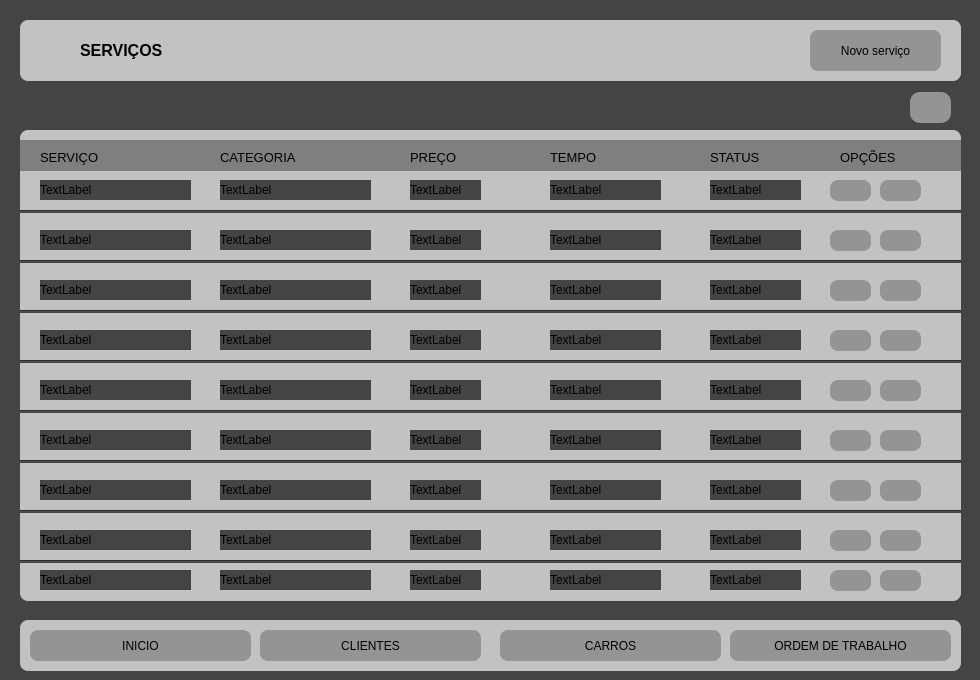
 <widget class="QDialog" name="Dialog">
  <property name="geometry">
   <rect>
    <x>0</x>
    <y>0</y>
    <width>980</width>
    <height>680</height>
   </rect>
  </property>
  <property name="windowTitle">
   <string>Dialog</string>
  </property>
  <property name="styleSheet">
   <string notr="true">background-color: rgb(68, 68, 68);</string>
  </property>
  <widget class="QLabel" name="label">
   <property name="geometry">
    <rect>
     <x>20</x>
     <y>20</y>
     <width>941</width>
     <height>61</height>
    </rect>
   </property>
   <property name="styleSheet">
    <string notr="true">border-radius: 8px;
background-color: rgb(194, 194, 194);
</string>
   </property>
   <property name="text">
    <string>&lt;html&gt;&lt;head/&gt;&lt;body&gt;&lt;p&gt;&lt;br/&gt;&lt;/p&gt;&lt;p&gt;&lt;br/&gt;&lt;/p&gt;&lt;/body&gt;&lt;/html&gt;</string>
   </property>
  </widget>
  <widget class="QLabel" name="label_2">
   <property name="geometry">
    <rect>
     <x>30</x>
     <y>30</y>
     <width>41</width>
     <height>41</height>
    </rect>
   </property>
   <property name="styleSheet">
    <string notr="true">background-color: rgb(194, 194, 194);
image: url(:/newPrefix/servico-tecnico.png);</string>
   </property>
   <property name="text">
    <string/>
   </property>
  </widget>
  <widget class="QLabel" name="label_3">
   <property name="geometry">
    <rect>
     <x>80</x>
     <y>30</y>
     <width>161</width>
     <height>41</height>
    </rect>
   </property>
   <property name="styleSheet">
    <string notr="true">background-color: rgb(194, 194, 194);
</string>
   </property>
   <property name="text">
    <string>&lt;html&gt;&lt;head/&gt;&lt;body&gt;&lt;p&gt;&lt;span style=&quot; font-size:12pt; font-weight:600;&quot;&gt;SERVIÇOS&lt;/span&gt;&lt;/p&gt;&lt;/body&gt;&lt;/html&gt;</string>
   </property>
  </widget>
  <widget class="QLabel" name="label_4">
   <property name="geometry">
    <rect>
     <x>20</x>
     <y>130</y>
     <width>941</width>
     <height>471</height>
    </rect>
   </property>
   <property name="styleSheet">
    <string notr="true">border-radius: 8px;
background-color: rgb(194, 194, 194);
</string>
   </property>
   <property name="text">
    <string>&lt;html&gt;&lt;head/&gt;&lt;body&gt;&lt;p&gt;&lt;br/&gt;&lt;/p&gt;&lt;p&gt;&lt;br/&gt;&lt;/p&gt;&lt;/body&gt;&lt;/html&gt;</string>
   </property>
  </widget>
  <widget class="QPushButton" name="novoservicobotao">
   <property name="geometry">
    <rect>
     <x>810</x>
     <y>30</y>
     <width>131</width>
     <height>41</height>
    </rect>
   </property>
   <property name="styleSheet">
    <string notr="true">border-radius: 8px;
background-color: rgb(148, 148, 148);</string>
   </property>
   <property name="text">
    <string>Novo serviço</string>
   </property>
   <property name="icon">
    <iconset>
     <normaloff>img/botao-adicionar.png</normaloff>img/botao-adicionar.png</iconset>
   </property>
   <property name="iconSize">
    <size>
     <width>24</width>
     <height>24</height>
    </size>
   </property>
  </widget>
  <widget class="QPushButton" name="refreshbotao">
   <property name="geometry">
    <rect>
     <x>910</x>
     <y>92</y>
     <width>41</width>
     <height>31</height>
    </rect>
   </property>
   <property name="styleSheet">
    <string notr="true">background-color: rgb(148, 148, 148);
border-radius: 10;
image: url(:/newPrefix/atualizar.png);</string>
   </property>
   <property name="text">
    <string/>
   </property>
  </widget>
  <widget class="QLabel" name="label_7">
   <property name="geometry">
    <rect>
     <x>20</x>
     <y>140</y>
     <width>941</width>
     <height>31</height>
    </rect>
   </property>
   <property name="styleSheet">
    <string notr="true">background-color: rgb(127, 127, 127);</string>
   </property>
   <property name="text">
    <string/>
   </property>
  </widget>
  <widget class="QLabel" name="label_6">
   <property name="geometry">
    <rect>
     <x>40</x>
     <y>150</y>
     <width>101</width>
     <height>16</height>
    </rect>
   </property>
   <property name="styleSheet">
    <string notr="true">background-color: rgb(127, 127, 127);
font: 75 8pt &quot;System&quot;;
</string>
   </property>
   <property name="text">
    <string>&lt;html&gt;&lt;head/&gt;&lt;body&gt;&lt;p&gt;&lt;span style=&quot; font-size:10pt;&quot;&gt;SERVIÇO&lt;/span&gt;&lt;/p&gt;&lt;/body&gt;&lt;/html&gt;</string>
   </property>
  </widget>
  <widget class="QLabel" name="label_20">
   <property name="geometry">
    <rect>
     <x>220</x>
     <y>150</y>
     <width>91</width>
     <height>16</height>
    </rect>
   </property>
   <property name="styleSheet">
    <string notr="true">background-color: rgb(127, 127, 127);
font: 75 8pt &quot;System&quot;;
</string>
   </property>
   <property name="text">
    <string>&lt;html&gt;&lt;head/&gt;&lt;body&gt;&lt;p&gt;&lt;span style=&quot; font-size:10pt;&quot;&gt;CATEGORIA&lt;/span&gt;&lt;/p&gt;&lt;/body&gt;&lt;/html&gt;</string>
   </property>
  </widget>
  <widget class="QLabel" name="label_21">
   <property name="geometry">
    <rect>
     <x>410</x>
     <y>150</y>
     <width>81</width>
     <height>16</height>
    </rect>
   </property>
   <property name="styleSheet">
    <string notr="true">background-color: rgb(127, 127, 127);
font: 75 8pt &quot;System&quot;;
</string>
   </property>
   <property name="text">
    <string>&lt;html&gt;&lt;head/&gt;&lt;body&gt;&lt;p&gt;&lt;span style=&quot; font-size:10pt;&quot;&gt;PREÇO&lt;/span&gt;&lt;/p&gt;&lt;/body&gt;&lt;/html&gt;</string>
   </property>
  </widget>
  <widget class="QLabel" name="label_22">
   <property name="geometry">
    <rect>
     <x>550</x>
     <y>150</y>
     <width>81</width>
     <height>16</height>
    </rect>
   </property>
   <property name="styleSheet">
    <string notr="true">background-color: rgb(127, 127, 127);
font: 75 8pt &quot;System&quot;;
</string>
   </property>
   <property name="text">
    <string>&lt;html&gt;&lt;head/&gt;&lt;body&gt;&lt;p&gt;&lt;span style=&quot; font-size:10pt;&quot;&gt;TEMPO&lt;/span&gt;&lt;/p&gt;&lt;/body&gt;&lt;/html&gt;</string>
   </property>
  </widget>
  <widget class="QLabel" name="label_23">
   <property name="geometry">
    <rect>
     <x>840</x>
     <y>150</y>
     <width>61</width>
     <height>16</height>
    </rect>
   </property>
   <property name="styleSheet">
    <string notr="true">background-color: rgb(127, 127, 127);
font: 75 8pt &quot;System&quot;;
</string>
   </property>
   <property name="text">
    <string>&lt;html&gt;&lt;head/&gt;&lt;body&gt;&lt;p&gt;&lt;span style=&quot; font-size:10pt;&quot;&gt;OPÇÕES&lt;/span&gt;&lt;/p&gt;&lt;/body&gt;&lt;/html&gt;</string>
   </property>
  </widget>
  <widget class="Line" name="line">
   <property name="geometry">
    <rect>
     <x>20</x>
     <y>210</y>
     <width>941</width>
     <height>3</height>
    </rect>
   </property>
   <property name="orientation">
    <enum>Qt::Horizontal</enum>
   </property>
  </widget>
  <widget class="Line" name="line_2">
   <property name="geometry">
    <rect>
     <x>20</x>
     <y>260</y>
     <width>941</width>
     <height>3</height>
    </rect>
   </property>
   <property name="orientation">
    <enum>Qt::Horizontal</enum>
   </property>
  </widget>
  <widget class="Line" name="line_3">
   <property name="geometry">
    <rect>
     <x>20</x>
     <y>310</y>
     <width>941</width>
     <height>3</height>
    </rect>
   </property>
   <property name="orientation">
    <enum>Qt::Horizontal</enum>
   </property>
  </widget>
  <widget class="Line" name="line_4">
   <property name="geometry">
    <rect>
     <x>20</x>
     <y>360</y>
     <width>941</width>
     <height>3</height>
    </rect>
   </property>
   <property name="orientation">
    <enum>Qt::Horizontal</enum>
   </property>
  </widget>
  <widget class="Line" name="line_5">
   <property name="geometry">
    <rect>
     <x>20</x>
     <y>410</y>
     <width>941</width>
     <height>3</height>
    </rect>
   </property>
   <property name="orientation">
    <enum>Qt::Horizontal</enum>
   </property>
  </widget>
  <widget class="Line" name="line_6">
   <property name="geometry">
    <rect>
     <x>20</x>
     <y>460</y>
     <width>941</width>
     <height>3</height>
    </rect>
   </property>
   <property name="orientation">
    <enum>Qt::Horizontal</enum>
   </property>
  </widget>
  <widget class="Line" name="line_7">
   <property name="geometry">
    <rect>
     <x>20</x>
     <y>510</y>
     <width>941</width>
     <height>3</height>
    </rect>
   </property>
   <property name="orientation">
    <enum>Qt::Horizontal</enum>
   </property>
  </widget>
  <widget class="Line" name="line_8">
   <property name="geometry">
    <rect>
     <x>20</x>
     <y>560</y>
     <width>941</width>
     <height>3</height>
    </rect>
   </property>
   <property name="orientation">
    <enum>Qt::Horizontal</enum>
   </property>
  </widget>
  <widget class="QLabel" name="servico">
   <property name="geometry">
    <rect>
     <x>40</x>
     <y>180</y>
     <width>151</width>
     <height>20</height>
    </rect>
   </property>
   <property name="text">
    <string>TextLabel</string>
   </property>
  </widget>
  <widget class="QLabel" name="categoria">
   <property name="geometry">
    <rect>
     <x>220</x>
     <y>180</y>
     <width>151</width>
     <height>20</height>
    </rect>
   </property>
   <property name="text">
    <string>TextLabel</string>
   </property>
  </widget>
  <widget class="QLabel" name="preco">
   <property name="geometry">
    <rect>
     <x>410</x>
     <y>180</y>
     <width>71</width>
     <height>20</height>
    </rect>
   </property>
   <property name="text">
    <string>TextLabel</string>
   </property>
  </widget>
  <widget class="QLabel" name="tempo">
   <property name="geometry">
    <rect>
     <x>550</x>
     <y>180</y>
     <width>111</width>
     <height>20</height>
    </rect>
   </property>
   <property name="text">
    <string>TextLabel</string>
   </property>
  </widget>
  <widget class="QLabel" name="preco_2">
   <property name="geometry">
    <rect>
     <x>410</x>
     <y>230</y>
     <width>71</width>
     <height>20</height>
    </rect>
   </property>
   <property name="text">
    <string>TextLabel</string>
   </property>
  </widget>
  <widget class="QLabel" name="servico_2">
   <property name="geometry">
    <rect>
     <x>40</x>
     <y>230</y>
     <width>151</width>
     <height>20</height>
    </rect>
   </property>
   <property name="text">
    <string>TextLabel</string>
   </property>
  </widget>
  <widget class="QLabel" name="tempo_2">
   <property name="geometry">
    <rect>
     <x>550</x>
     <y>230</y>
     <width>111</width>
     <height>20</height>
    </rect>
   </property>
   <property name="text">
    <string>TextLabel</string>
   </property>
  </widget>
  <widget class="QLabel" name="categoria_2">
   <property name="geometry">
    <rect>
     <x>220</x>
     <y>230</y>
     <width>151</width>
     <height>20</height>
    </rect>
   </property>
   <property name="text">
    <string>TextLabel</string>
   </property>
  </widget>
  <widget class="QLabel" name="categoria_3">
   <property name="geometry">
    <rect>
     <x>220</x>
     <y>280</y>
     <width>151</width>
     <height>20</height>
    </rect>
   </property>
   <property name="text">
    <string>TextLabel</string>
   </property>
  </widget>
  <widget class="QLabel" name="tempo_3">
   <property name="geometry">
    <rect>
     <x>550</x>
     <y>280</y>
     <width>111</width>
     <height>20</height>
    </rect>
   </property>
   <property name="text">
    <string>TextLabel</string>
   </property>
  </widget>
  <widget class="QLabel" name="servico_3">
   <property name="geometry">
    <rect>
     <x>40</x>
     <y>280</y>
     <width>151</width>
     <height>20</height>
    </rect>
   </property>
   <property name="text">
    <string>TextLabel</string>
   </property>
  </widget>
  <widget class="QLabel" name="preco_3">
   <property name="geometry">
    <rect>
     <x>410</x>
     <y>280</y>
     <width>71</width>
     <height>20</height>
    </rect>
   </property>
   <property name="text">
    <string>TextLabel</string>
   </property>
  </widget>
  <widget class="QLabel" name="categoria_4">
   <property name="geometry">
    <rect>
     <x>220</x>
     <y>330</y>
     <width>151</width>
     <height>20</height>
    </rect>
   </property>
   <property name="text">
    <string>TextLabel</string>
   </property>
  </widget>
  <widget class="QLabel" name="servico_4">
   <property name="geometry">
    <rect>
     <x>40</x>
     <y>330</y>
     <width>151</width>
     <height>20</height>
    </rect>
   </property>
   <property name="text">
    <string>TextLabel</string>
   </property>
  </widget>
  <widget class="QLabel" name="tempo_4">
   <property name="geometry">
    <rect>
     <x>550</x>
     <y>330</y>
     <width>111</width>
     <height>20</height>
    </rect>
   </property>
   <property name="text">
    <string>TextLabel</string>
   </property>
  </widget>
  <widget class="QLabel" name="preco_4">
   <property name="geometry">
    <rect>
     <x>410</x>
     <y>330</y>
     <width>71</width>
     <height>20</height>
    </rect>
   </property>
   <property name="text">
    <string>TextLabel</string>
   </property>
  </widget>
  <widget class="QLabel" name="categoria_5">
   <property name="geometry">
    <rect>
     <x>220</x>
     <y>380</y>
     <width>151</width>
     <height>20</height>
    </rect>
   </property>
   <property name="text">
    <string>TextLabel</string>
   </property>
  </widget>
  <widget class="QLabel" name="servico_5">
   <property name="geometry">
    <rect>
     <x>40</x>
     <y>380</y>
     <width>151</width>
     <height>20</height>
    </rect>
   </property>
   <property name="text">
    <string>TextLabel</string>
   </property>
  </widget>
  <widget class="QLabel" name="tempo_5">
   <property name="geometry">
    <rect>
     <x>550</x>
     <y>380</y>
     <width>111</width>
     <height>20</height>
    </rect>
   </property>
   <property name="text">
    <string>TextLabel</string>
   </property>
  </widget>
  <widget class="QLabel" name="preco_5">
   <property name="geometry">
    <rect>
     <x>410</x>
     <y>380</y>
     <width>71</width>
     <height>20</height>
    </rect>
   </property>
   <property name="text">
    <string>TextLabel</string>
   </property>
  </widget>
  <widget class="QLabel" name="categoria_6">
   <property name="geometry">
    <rect>
     <x>220</x>
     <y>430</y>
     <width>151</width>
     <height>20</height>
    </rect>
   </property>
   <property name="text">
    <string>TextLabel</string>
   </property>
  </widget>
  <widget class="QLabel" name="servico_6">
   <property name="geometry">
    <rect>
     <x>40</x>
     <y>430</y>
     <width>151</width>
     <height>20</height>
    </rect>
   </property>
   <property name="text">
    <string>TextLabel</string>
   </property>
  </widget>
  <widget class="QLabel" name="tempo_6">
   <property name="geometry">
    <rect>
     <x>550</x>
     <y>430</y>
     <width>111</width>
     <height>20</height>
    </rect>
   </property>
   <property name="text">
    <string>TextLabel</string>
   </property>
  </widget>
  <widget class="QLabel" name="preco_6">
   <property name="geometry">
    <rect>
     <x>410</x>
     <y>430</y>
     <width>71</width>
     <height>20</height>
    </rect>
   </property>
   <property name="text">
    <string>TextLabel</string>
   </property>
  </widget>
  <widget class="QLabel" name="categoria_7">
   <property name="geometry">
    <rect>
     <x>220</x>
     <y>480</y>
     <width>151</width>
     <height>20</height>
    </rect>
   </property>
   <property name="text">
    <string>TextLabel</string>
   </property>
  </widget>
  <widget class="QLabel" name="servico_7">
   <property name="geometry">
    <rect>
     <x>40</x>
     <y>480</y>
     <width>151</width>
     <height>20</height>
    </rect>
   </property>
   <property name="text">
    <string>TextLabel</string>
   </property>
  </widget>
  <widget class="QLabel" name="tempo_7">
   <property name="geometry">
    <rect>
     <x>550</x>
     <y>480</y>
     <width>111</width>
     <height>20</height>
    </rect>
   </property>
   <property name="text">
    <string>TextLabel</string>
   </property>
  </widget>
  <widget class="QLabel" name="preco_7">
   <property name="geometry">
    <rect>
     <x>410</x>
     <y>480</y>
     <width>71</width>
     <height>20</height>
    </rect>
   </property>
   <property name="text">
    <string>TextLabel</string>
   </property>
  </widget>
  <widget class="QLabel" name="categoria_8">
   <property name="geometry">
    <rect>
     <x>220</x>
     <y>530</y>
     <width>151</width>
     <height>20</height>
    </rect>
   </property>
   <property name="text">
    <string>TextLabel</string>
   </property>
  </widget>
  <widget class="QLabel" name="servico_8">
   <property name="geometry">
    <rect>
     <x>40</x>
     <y>530</y>
     <width>151</width>
     <height>20</height>
    </rect>
   </property>
   <property name="text">
    <string>TextLabel</string>
   </property>
  </widget>
  <widget class="QLabel" name="tempo_8">
   <property name="geometry">
    <rect>
     <x>550</x>
     <y>530</y>
     <width>111</width>
     <height>20</height>
    </rect>
   </property>
   <property name="text">
    <string>TextLabel</string>
   </property>
  </widget>
  <widget class="QLabel" name="preco_8">
   <property name="geometry">
    <rect>
     <x>410</x>
     <y>530</y>
     <width>71</width>
     <height>20</height>
    </rect>
   </property>
   <property name="text">
    <string>TextLabel</string>
   </property>
  </widget>
  <widget class="QLabel" name="categoria_9">
   <property name="geometry">
    <rect>
     <x>220</x>
     <y>570</y>
     <width>151</width>
     <height>20</height>
    </rect>
   </property>
   <property name="text">
    <string>TextLabel</string>
   </property>
  </widget>
  <widget class="QLabel" name="servico_9">
   <property name="geometry">
    <rect>
     <x>40</x>
     <y>570</y>
     <width>151</width>
     <height>20</height>
    </rect>
   </property>
   <property name="text">
    <string>TextLabel</string>
   </property>
  </widget>
  <widget class="QLabel" name="tempo_9">
   <property name="geometry">
    <rect>
     <x>550</x>
     <y>570</y>
     <width>111</width>
     <height>20</height>
    </rect>
   </property>
   <property name="text">
    <string>TextLabel</string>
   </property>
  </widget>
  <widget class="QLabel" name="preco_9">
   <property name="geometry">
    <rect>
     <x>410</x>
     <y>570</y>
     <width>71</width>
     <height>20</height>
    </rect>
   </property>
   <property name="text">
    <string>TextLabel</string>
   </property>
  </widget>
  <widget class="QLabel" name="label_5">
   <property name="geometry">
    <rect>
     <x>20</x>
     <y>620</y>
     <width>941</width>
     <height>51</height>
    </rect>
   </property>
   <property name="styleSheet">
    <string notr="true">border-radius: 8px;
background-color: rgb(194, 194, 194);
</string>
   </property>
   <property name="text">
    <string>&lt;html&gt;&lt;head/&gt;&lt;body&gt;&lt;p&gt;&lt;br/&gt;&lt;/p&gt;&lt;p&gt;&lt;br/&gt;&lt;/p&gt;&lt;/body&gt;&lt;/html&gt;</string>
   </property>
  </widget>
  <widget class="QPushButton" name="botaoiros">
   <property name="geometry">
    <rect>
     <x>730</x>
     <y>630</y>
     <width>221</width>
     <height>31</height>
    </rect>
   </property>
   <property name="styleSheet">
    <string notr="true">border-radius: 8px;
background-color: rgb(148, 148, 148);</string>
   </property>
   <property name="text">
    <string>ORDEM DE TRABALHO</string>
   </property>
   <property name="icon">
    <iconset>
     <normaloff>img/verificacao-da-lista-da-area-de-transferencia.png</normaloff>img/verificacao-da-lista-da-area-de-transferencia.png</iconset>
   </property>
   <property name="iconSize">
    <size>
     <width>24</width>
     <height>24</height>
    </size>
   </property>
  </widget>
  <widget class="QPushButton" name="botaoircarros">
   <property name="geometry">
    <rect>
     <x>500</x>
     <y>630</y>
     <width>221</width>
     <height>31</height>
    </rect>
   </property>
   <property name="styleSheet">
    <string notr="true">border-radius: 8px;
background-color: rgb(148, 148, 148);</string>
   </property>
   <property name="text">
    <string>CARROS</string>
   </property>
   <property name="icon">
    <iconset>
     <normaloff>img/carro icon.png</normaloff>img/carro icon.png</iconset>
   </property>
   <property name="iconSize">
    <size>
     <width>24</width>
     <height>24</height>
    </size>
   </property>
  </widget>
  <widget class="QPushButton" name="botaoirclientes">
   <property name="geometry">
    <rect>
     <x>260</x>
     <y>630</y>
     <width>221</width>
     <height>31</height>
    </rect>
   </property>
   <property name="styleSheet">
    <string notr="true">border-radius: 8px;
background-color: rgb(148, 148, 148);</string>
   </property>
   <property name="text">
    <string>CLIENTES</string>
   </property>
   <property name="icon">
    <iconset>
     <normaloff>img/pessoa.png</normaloff>img/pessoa.png</iconset>
   </property>
   <property name="iconSize">
    <size>
     <width>24</width>
     <height>24</height>
    </size>
   </property>
  </widget>
  <widget class="QPushButton" name="botaoirinicio">
   <property name="geometry">
    <rect>
     <x>30</x>
     <y>630</y>
     <width>221</width>
     <height>31</height>
    </rect>
   </property>
   <property name="styleSheet">
    <string notr="true">border-radius: 8px;
background-color: rgb(148, 148, 148);</string>
   </property>
   <property name="text">
    <string>INICIO</string>
   </property>
   <property name="icon">
    <iconset>
     <normaloff>img/lar.png</normaloff>img/lar.png</iconset>
   </property>
   <property name="iconSize">
    <size>
     <width>24</width>
     <height>24</height>
    </size>
   </property>
  </widget>
  <widget class="QPushButton" name="alterarbotao">
   <property name="geometry">
    <rect>
     <x>830</x>
     <y>180</y>
     <width>41</width>
     <height>21</height>
    </rect>
   </property>
   <property name="styleSheet">
    <string notr="true">border-radius: 8px;
background-color: rgb(148, 148, 148);</string>
   </property>
   <property name="text">
    <string/>
   </property>
   <property name="icon">
    <iconset>
     <normaloff>img/alterar.png</normaloff>img/alterar.png</iconset>
   </property>
  </widget>
  <widget class="QPushButton" name="excluirbotao">
   <property name="geometry">
    <rect>
     <x>880</x>
     <y>180</y>
     <width>41</width>
     <height>21</height>
    </rect>
   </property>
   <property name="styleSheet">
    <string notr="true">border-radius: 8px;
background-color: rgb(148, 148, 148);</string>
   </property>
   <property name="text">
    <string/>
   </property>
   <property name="icon">
    <iconset>
     <normaloff>img/excluir.png</normaloff>img/excluir.png</iconset>
   </property>
  </widget>
  <widget class="QPushButton" name="alterarbotao_2">
   <property name="geometry">
    <rect>
     <x>830</x>
     <y>230</y>
     <width>41</width>
     <height>21</height>
    </rect>
   </property>
   <property name="styleSheet">
    <string notr="true">border-radius: 8px;
background-color: rgb(148, 148, 148);</string>
   </property>
   <property name="text">
    <string/>
   </property>
   <property name="icon">
    <iconset>
     <normaloff>img/alterar.png</normaloff>img/alterar.png</iconset>
   </property>
  </widget>
  <widget class="QPushButton" name="excluirbotao_2">
   <property name="geometry">
    <rect>
     <x>880</x>
     <y>230</y>
     <width>41</width>
     <height>21</height>
    </rect>
   </property>
   <property name="styleSheet">
    <string notr="true">border-radius: 8px;
background-color: rgb(148, 148, 148);</string>
   </property>
   <property name="text">
    <string/>
   </property>
   <property name="icon">
    <iconset>
     <normaloff>img/excluir.png</normaloff>img/excluir.png</iconset>
   </property>
  </widget>
  <widget class="QPushButton" name="alterarbotao_3">
   <property name="geometry">
    <rect>
     <x>830</x>
     <y>280</y>
     <width>41</width>
     <height>21</height>
    </rect>
   </property>
   <property name="styleSheet">
    <string notr="true">border-radius: 8px;
background-color: rgb(148, 148, 148);</string>
   </property>
   <property name="text">
    <string/>
   </property>
   <property name="icon">
    <iconset>
     <normaloff>img/alterar.png</normaloff>img/alterar.png</iconset>
   </property>
  </widget>
  <widget class="QPushButton" name="excluirbotao_3">
   <property name="geometry">
    <rect>
     <x>880</x>
     <y>280</y>
     <width>41</width>
     <height>21</height>
    </rect>
   </property>
   <property name="styleSheet">
    <string notr="true">border-radius: 8px;
background-color: rgb(148, 148, 148);</string>
   </property>
   <property name="text">
    <string/>
   </property>
   <property name="icon">
    <iconset>
     <normaloff>img/excluir.png</normaloff>img/excluir.png</iconset>
   </property>
  </widget>
  <widget class="QPushButton" name="alterarbotao_4">
   <property name="geometry">
    <rect>
     <x>830</x>
     <y>330</y>
     <width>41</width>
     <height>21</height>
    </rect>
   </property>
   <property name="styleSheet">
    <string notr="true">border-radius: 8px;
background-color: rgb(148, 148, 148);</string>
   </property>
   <property name="text">
    <string/>
   </property>
   <property name="icon">
    <iconset>
     <normaloff>img/alterar.png</normaloff>img/alterar.png</iconset>
   </property>
  </widget>
  <widget class="QPushButton" name="excluirbotao_4">
   <property name="geometry">
    <rect>
     <x>880</x>
     <y>330</y>
     <width>41</width>
     <height>21</height>
    </rect>
   </property>
   <property name="styleSheet">
    <string notr="true">border-radius: 8px;
background-color: rgb(148, 148, 148);</string>
   </property>
   <property name="text">
    <string/>
   </property>
   <property name="icon">
    <iconset>
     <normaloff>img/excluir.png</normaloff>img/excluir.png</iconset>
   </property>
  </widget>
  <widget class="QPushButton" name="alterarbotao_5">
   <property name="geometry">
    <rect>
     <x>830</x>
     <y>380</y>
     <width>41</width>
     <height>21</height>
    </rect>
   </property>
   <property name="styleSheet">
    <string notr="true">border-radius: 8px;
background-color: rgb(148, 148, 148);</string>
   </property>
   <property name="text">
    <string/>
   </property>
   <property name="icon">
    <iconset>
     <normaloff>img/alterar.png</normaloff>img/alterar.png</iconset>
   </property>
  </widget>
  <widget class="QPushButton" name="excluirbotao_5">
   <property name="geometry">
    <rect>
     <x>880</x>
     <y>380</y>
     <width>41</width>
     <height>21</height>
    </rect>
   </property>
   <property name="styleSheet">
    <string notr="true">border-radius: 8px;
background-color: rgb(148, 148, 148);</string>
   </property>
   <property name="text">
    <string/>
   </property>
   <property name="icon">
    <iconset>
     <normaloff>img/excluir.png</normaloff>img/excluir.png</iconset>
   </property>
  </widget>
  <widget class="QPushButton" name="alterarbotao_6">
   <property name="geometry">
    <rect>
     <x>830</x>
     <y>430</y>
     <width>41</width>
     <height>21</height>
    </rect>
   </property>
   <property name="styleSheet">
    <string notr="true">border-radius: 8px;
background-color: rgb(148, 148, 148);</string>
   </property>
   <property name="text">
    <string/>
   </property>
   <property name="icon">
    <iconset>
     <normaloff>img/alterar.png</normaloff>img/alterar.png</iconset>
   </property>
  </widget>
  <widget class="QPushButton" name="excluirbotao_6">
   <property name="geometry">
    <rect>
     <x>880</x>
     <y>430</y>
     <width>41</width>
     <height>21</height>
    </rect>
   </property>
   <property name="styleSheet">
    <string notr="true">border-radius: 8px;
background-color: rgb(148, 148, 148);</string>
   </property>
   <property name="text">
    <string/>
   </property>
   <property name="icon">
    <iconset>
     <normaloff>img/excluir.png</normaloff>img/excluir.png</iconset>
   </property>
  </widget>
  <widget class="QPushButton" name="alterarbotao_7">
   <property name="geometry">
    <rect>
     <x>830</x>
     <y>480</y>
     <width>41</width>
     <height>21</height>
    </rect>
   </property>
   <property name="styleSheet">
    <string notr="true">border-radius: 8px;
background-color: rgb(148, 148, 148);</string>
   </property>
   <property name="text">
    <string/>
   </property>
   <property name="icon">
    <iconset>
     <normaloff>img/alterar.png</normaloff>img/alterar.png</iconset>
   </property>
  </widget>
  <widget class="QPushButton" name="excluirbotao_7">
   <property name="geometry">
    <rect>
     <x>880</x>
     <y>480</y>
     <width>41</width>
     <height>21</height>
    </rect>
   </property>
   <property name="styleSheet">
    <string notr="true">border-radius: 8px;
background-color: rgb(148, 148, 148);</string>
   </property>
   <property name="text">
    <string/>
   </property>
   <property name="icon">
    <iconset>
     <normaloff>img/excluir.png</normaloff>img/excluir.png</iconset>
   </property>
  </widget>
  <widget class="QPushButton" name="alterarbotao_8">
   <property name="geometry">
    <rect>
     <x>830</x>
     <y>530</y>
     <width>41</width>
     <height>21</height>
    </rect>
   </property>
   <property name="styleSheet">
    <string notr="true">border-radius: 8px;
background-color: rgb(148, 148, 148);</string>
   </property>
   <property name="text">
    <string/>
   </property>
   <property name="icon">
    <iconset>
     <normaloff>img/alterar.png</normaloff>img/alterar.png</iconset>
   </property>
  </widget>
  <widget class="QPushButton" name="excluirbotao_8">
   <property name="geometry">
    <rect>
     <x>880</x>
     <y>530</y>
     <width>41</width>
     <height>21</height>
    </rect>
   </property>
   <property name="styleSheet">
    <string notr="true">border-radius: 8px;
background-color: rgb(148, 148, 148);</string>
   </property>
   <property name="text">
    <string/>
   </property>
   <property name="icon">
    <iconset>
     <normaloff>img/excluir.png</normaloff>img/excluir.png</iconset>
   </property>
  </widget>
  <widget class="QPushButton" name="alterarbotao_9">
   <property name="geometry">
    <rect>
     <x>830</x>
     <y>570</y>
     <width>41</width>
     <height>21</height>
    </rect>
   </property>
   <property name="styleSheet">
    <string notr="true">border-radius: 8px;
background-color: rgb(148, 148, 148);</string>
   </property>
   <property name="text">
    <string/>
   </property>
   <property name="icon">
    <iconset>
     <normaloff>img/alterar.png</normaloff>img/alterar.png</iconset>
   </property>
  </widget>
  <widget class="QPushButton" name="excluirbotao_9">
   <property name="geometry">
    <rect>
     <x>880</x>
     <y>570</y>
     <width>41</width>
     <height>21</height>
    </rect>
   </property>
   <property name="styleSheet">
    <string notr="true">border-radius: 8px;
background-color: rgb(148, 148, 148);</string>
   </property>
   <property name="text">
    <string/>
   </property>
   <property name="icon">
    <iconset>
     <normaloff>img/excluir.png</normaloff>img/excluir.png</iconset>
   </property>
  </widget>
  <widget class="QLabel" name="label_24">
   <property name="geometry">
    <rect>
     <x>710</x>
     <y>150</y>
     <width>61</width>
     <height>16</height>
    </rect>
   </property>
   <property name="styleSheet">
    <string notr="true">background-color: rgb(127, 127, 127);
font: 75 8pt &quot;System&quot;;
</string>
   </property>
   <property name="text">
    <string>&lt;html&gt;&lt;head/&gt;&lt;body&gt;&lt;p&gt;&lt;span style=&quot; font-size:10pt;&quot;&gt;STATUS&lt;/span&gt;&lt;/p&gt;&lt;/body&gt;&lt;/html&gt;</string>
   </property>
  </widget>
  <widget class="QLabel" name="status">
   <property name="geometry">
    <rect>
     <x>710</x>
     <y>180</y>
     <width>91</width>
     <height>20</height>
    </rect>
   </property>
   <property name="text">
    <string>TextLabel</string>
   </property>
  </widget>
  <widget class="QLabel" name="status_2">
   <property name="geometry">
    <rect>
     <x>710</x>
     <y>230</y>
     <width>91</width>
     <height>20</height>
    </rect>
   </property>
   <property name="text">
    <string>TextLabel</string>
   </property>
  </widget>
  <widget class="QLabel" name="status_3">
   <property name="geometry">
    <rect>
     <x>710</x>
     <y>280</y>
     <width>91</width>
     <height>20</height>
    </rect>
   </property>
   <property name="text">
    <string>TextLabel</string>
   </property>
  </widget>
  <widget class="QLabel" name="status_4">
   <property name="geometry">
    <rect>
     <x>710</x>
     <y>330</y>
     <width>91</width>
     <height>20</height>
    </rect>
   </property>
   <property name="text">
    <string>TextLabel</string>
   </property>
  </widget>
  <widget class="QLabel" name="status_5">
   <property name="geometry">
    <rect>
     <x>710</x>
     <y>380</y>
     <width>91</width>
     <height>20</height>
    </rect>
   </property>
   <property name="text">
    <string>TextLabel</string>
   </property>
  </widget>
  <widget class="QLabel" name="status_6">
   <property name="geometry">
    <rect>
     <x>710</x>
     <y>430</y>
     <width>91</width>
     <height>20</height>
    </rect>
   </property>
   <property name="text">
    <string>TextLabel</string>
   </property>
  </widget>
  <widget class="QLabel" name="status_7">
   <property name="geometry">
    <rect>
     <x>710</x>
     <y>480</y>
     <width>91</width>
     <height>20</height>
    </rect>
   </property>
   <property name="text">
    <string>TextLabel</string>
   </property>
  </widget>
  <widget class="QLabel" name="status_8">
   <property name="geometry">
    <rect>
     <x>710</x>
     <y>530</y>
     <width>91</width>
     <height>20</height>
    </rect>
   </property>
   <property name="text">
    <string>TextLabel</string>
   </property>
  </widget>
  <widget class="QLabel" name="status_9">
   <property name="geometry">
    <rect>
     <x>710</x>
     <y>570</y>
     <width>91</width>
     <height>20</height>
    </rect>
   </property>
   <property name="text">
    <string>TextLabel</string>
   </property>
  </widget>
 </widget>
